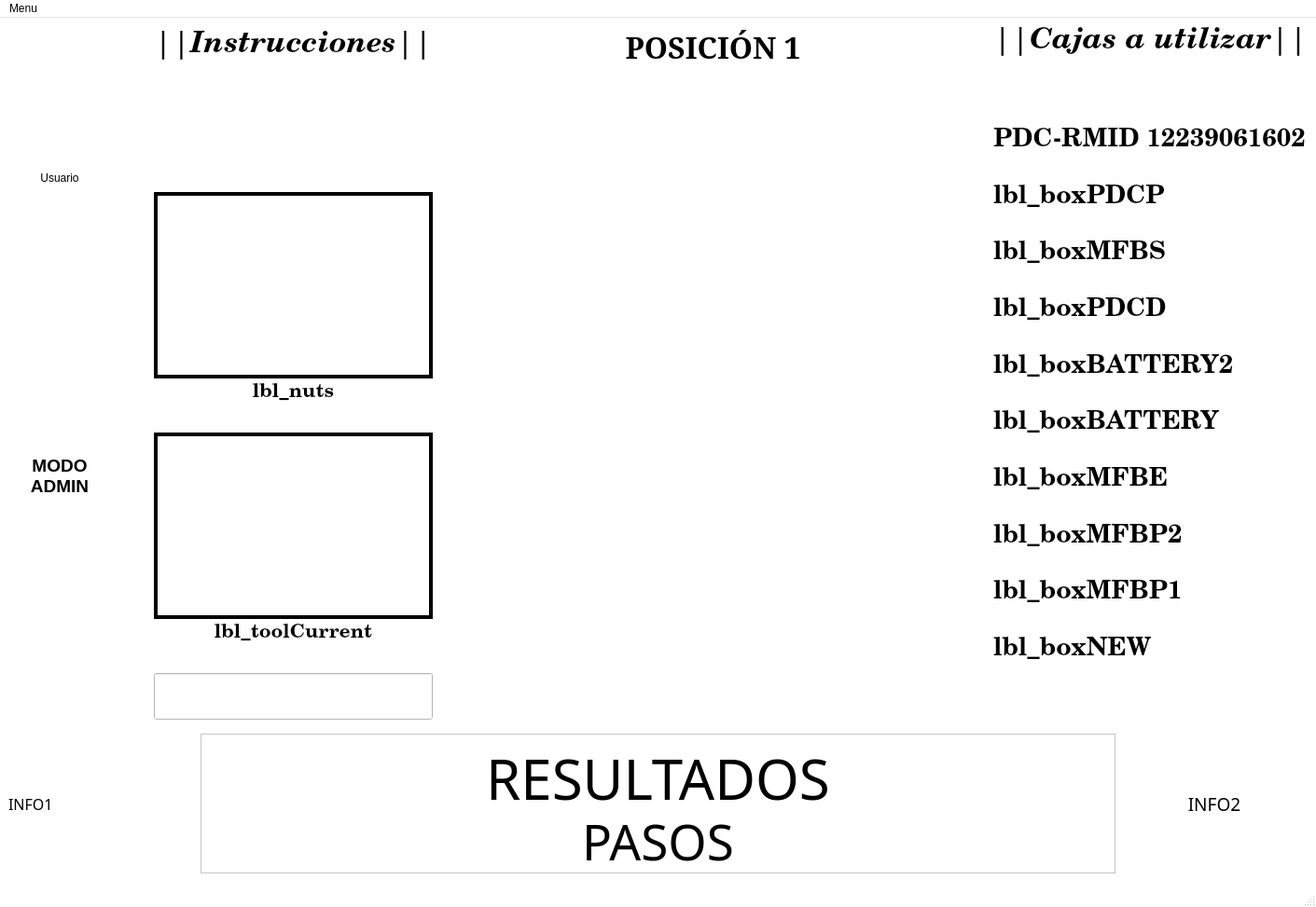
<?xml version="1.0" encoding="UTF-8"?>
<ui version="4.0">
 <class>main</class>
 <widget class="QMainWindow" name="main">
  <property name="geometry">
   <rect>
    <x>0</x>
    <y>0</y>
    <width>1411</width>
    <height>973</height>
   </rect>
  </property>
  <property name="palette">
   <palette>
    <active>
     <colorrole role="WindowText">
      <brush brushstyle="SolidPattern">
       <color alpha="255">
        <red>0</red>
        <green>0</green>
        <blue>0</blue>
       </color>
      </brush>
     </colorrole>
     <colorrole role="Button">
      <brush brushstyle="SolidPattern">
       <color alpha="255">
        <red>255</red>
        <green>255</green>
        <blue>255</blue>
       </color>
      </brush>
     </colorrole>
     <colorrole role="Light">
      <brush brushstyle="SolidPattern">
       <color alpha="255">
        <red>255</red>
        <green>255</green>
        <blue>255</blue>
       </color>
      </brush>
     </colorrole>
     <colorrole role="Midlight">
      <brush brushstyle="SolidPattern">
       <color alpha="255">
        <red>255</red>
        <green>255</green>
        <blue>255</blue>
       </color>
      </brush>
     </colorrole>
     <colorrole role="Dark">
      <brush brushstyle="SolidPattern">
       <color alpha="255">
        <red>127</red>
        <green>127</green>
        <blue>127</blue>
       </color>
      </brush>
     </colorrole>
     <colorrole role="Mid">
      <brush brushstyle="SolidPattern">
       <color alpha="255">
        <red>170</red>
        <green>170</green>
        <blue>170</blue>
       </color>
      </brush>
     </colorrole>
     <colorrole role="Text">
      <brush brushstyle="SolidPattern">
       <color alpha="255">
        <red>0</red>
        <green>0</green>
        <blue>0</blue>
       </color>
      </brush>
     </colorrole>
     <colorrole role="BrightText">
      <brush brushstyle="SolidPattern">
       <color alpha="255">
        <red>255</red>
        <green>255</green>
        <blue>255</blue>
       </color>
      </brush>
     </colorrole>
     <colorrole role="ButtonText">
      <brush brushstyle="SolidPattern">
       <color alpha="255">
        <red>0</red>
        <green>0</green>
        <blue>0</blue>
       </color>
      </brush>
     </colorrole>
     <colorrole role="Base">
      <brush brushstyle="SolidPattern">
       <color alpha="255">
        <red>255</red>
        <green>255</green>
        <blue>255</blue>
       </color>
      </brush>
     </colorrole>
     <colorrole role="Window">
      <brush brushstyle="SolidPattern">
       <color alpha="255">
        <red>255</red>
        <green>255</green>
        <blue>255</blue>
       </color>
      </brush>
     </colorrole>
     <colorrole role="Shadow">
      <brush brushstyle="SolidPattern">
       <color alpha="255">
        <red>0</red>
        <green>0</green>
        <blue>0</blue>
       </color>
      </brush>
     </colorrole>
     <colorrole role="AlternateBase">
      <brush brushstyle="SolidPattern">
       <color alpha="255">
        <red>255</red>
        <green>255</green>
        <blue>255</blue>
       </color>
      </brush>
     </colorrole>
     <colorrole role="ToolTipBase">
      <brush brushstyle="SolidPattern">
       <color alpha="255">
        <red>255</red>
        <green>255</green>
        <blue>220</blue>
       </color>
      </brush>
     </colorrole>
     <colorrole role="ToolTipText">
      <brush brushstyle="SolidPattern">
       <color alpha="255">
        <red>0</red>
        <green>0</green>
        <blue>0</blue>
       </color>
      </brush>
     </colorrole>
    </active>
    <inactive>
     <colorrole role="WindowText">
      <brush brushstyle="SolidPattern">
       <color alpha="255">
        <red>0</red>
        <green>0</green>
        <blue>0</blue>
       </color>
      </brush>
     </colorrole>
     <colorrole role="Button">
      <brush brushstyle="SolidPattern">
       <color alpha="255">
        <red>255</red>
        <green>255</green>
        <blue>255</blue>
       </color>
      </brush>
     </colorrole>
     <colorrole role="Light">
      <brush brushstyle="SolidPattern">
       <color alpha="255">
        <red>255</red>
        <green>255</green>
        <blue>255</blue>
       </color>
      </brush>
     </colorrole>
     <colorrole role="Midlight">
      <brush brushstyle="SolidPattern">
       <color alpha="255">
        <red>255</red>
        <green>255</green>
        <blue>255</blue>
       </color>
      </brush>
     </colorrole>
     <colorrole role="Dark">
      <brush brushstyle="SolidPattern">
       <color alpha="255">
        <red>127</red>
        <green>127</green>
        <blue>127</blue>
       </color>
      </brush>
     </colorrole>
     <colorrole role="Mid">
      <brush brushstyle="SolidPattern">
       <color alpha="255">
        <red>170</red>
        <green>170</green>
        <blue>170</blue>
       </color>
      </brush>
     </colorrole>
     <colorrole role="Text">
      <brush brushstyle="SolidPattern">
       <color alpha="255">
        <red>0</red>
        <green>0</green>
        <blue>0</blue>
       </color>
      </brush>
     </colorrole>
     <colorrole role="BrightText">
      <brush brushstyle="SolidPattern">
       <color alpha="255">
        <red>255</red>
        <green>255</green>
        <blue>255</blue>
       </color>
      </brush>
     </colorrole>
     <colorrole role="ButtonText">
      <brush brushstyle="SolidPattern">
       <color alpha="255">
        <red>0</red>
        <green>0</green>
        <blue>0</blue>
       </color>
      </brush>
     </colorrole>
     <colorrole role="Base">
      <brush brushstyle="SolidPattern">
       <color alpha="255">
        <red>255</red>
        <green>255</green>
        <blue>255</blue>
       </color>
      </brush>
     </colorrole>
     <colorrole role="Window">
      <brush brushstyle="SolidPattern">
       <color alpha="255">
        <red>255</red>
        <green>255</green>
        <blue>255</blue>
       </color>
      </brush>
     </colorrole>
     <colorrole role="Shadow">
      <brush brushstyle="SolidPattern">
       <color alpha="255">
        <red>0</red>
        <green>0</green>
        <blue>0</blue>
       </color>
      </brush>
     </colorrole>
     <colorrole role="AlternateBase">
      <brush brushstyle="SolidPattern">
       <color alpha="255">
        <red>255</red>
        <green>255</green>
        <blue>255</blue>
       </color>
      </brush>
     </colorrole>
     <colorrole role="ToolTipBase">
      <brush brushstyle="SolidPattern">
       <color alpha="255">
        <red>255</red>
        <green>255</green>
        <blue>220</blue>
       </color>
      </brush>
     </colorrole>
     <colorrole role="ToolTipText">
      <brush brushstyle="SolidPattern">
       <color alpha="255">
        <red>0</red>
        <green>0</green>
        <blue>0</blue>
       </color>
      </brush>
     </colorrole>
    </inactive>
    <disabled>
     <colorrole role="WindowText">
      <brush brushstyle="SolidPattern">
       <color alpha="255">
        <red>127</red>
        <green>127</green>
        <blue>127</blue>
       </color>
      </brush>
     </colorrole>
     <colorrole role="Button">
      <brush brushstyle="SolidPattern">
       <color alpha="255">
        <red>255</red>
        <green>255</green>
        <blue>255</blue>
       </color>
      </brush>
     </colorrole>
     <colorrole role="Light">
      <brush brushstyle="SolidPattern">
       <color alpha="255">
        <red>255</red>
        <green>255</green>
        <blue>255</blue>
       </color>
      </brush>
     </colorrole>
     <colorrole role="Midlight">
      <brush brushstyle="SolidPattern">
       <color alpha="255">
        <red>255</red>
        <green>255</green>
        <blue>255</blue>
       </color>
      </brush>
     </colorrole>
     <colorrole role="Dark">
      <brush brushstyle="SolidPattern">
       <color alpha="255">
        <red>127</red>
        <green>127</green>
        <blue>127</blue>
       </color>
      </brush>
     </colorrole>
     <colorrole role="Mid">
      <brush brushstyle="SolidPattern">
       <color alpha="255">
        <red>170</red>
        <green>170</green>
        <blue>170</blue>
       </color>
      </brush>
     </colorrole>
     <colorrole role="Text">
      <brush brushstyle="SolidPattern">
       <color alpha="255">
        <red>127</red>
        <green>127</green>
        <blue>127</blue>
       </color>
      </brush>
     </colorrole>
     <colorrole role="BrightText">
      <brush brushstyle="SolidPattern">
       <color alpha="255">
        <red>255</red>
        <green>255</green>
        <blue>255</blue>
       </color>
      </brush>
     </colorrole>
     <colorrole role="ButtonText">
      <brush brushstyle="SolidPattern">
       <color alpha="255">
        <red>127</red>
        <green>127</green>
        <blue>127</blue>
       </color>
      </brush>
     </colorrole>
     <colorrole role="Base">
      <brush brushstyle="SolidPattern">
       <color alpha="255">
        <red>255</red>
        <green>255</green>
        <blue>255</blue>
       </color>
      </brush>
     </colorrole>
     <colorrole role="Window">
      <brush brushstyle="SolidPattern">
       <color alpha="255">
        <red>255</red>
        <green>255</green>
        <blue>255</blue>
       </color>
      </brush>
     </colorrole>
     <colorrole role="Shadow">
      <brush brushstyle="SolidPattern">
       <color alpha="255">
        <red>0</red>
        <green>0</green>
        <blue>0</blue>
       </color>
      </brush>
     </colorrole>
     <colorrole role="AlternateBase">
      <brush brushstyle="SolidPattern">
       <color alpha="255">
        <red>255</red>
        <green>255</green>
        <blue>255</blue>
       </color>
      </brush>
     </colorrole>
     <colorrole role="ToolTipBase">
      <brush brushstyle="SolidPattern">
       <color alpha="255">
        <red>255</red>
        <green>255</green>
        <blue>220</blue>
       </color>
      </brush>
     </colorrole>
     <colorrole role="ToolTipText">
      <brush brushstyle="SolidPattern">
       <color alpha="255">
        <red>0</red>
        <green>0</green>
        <blue>0</blue>
       </color>
      </brush>
     </colorrole>
    </disabled>
   </palette>
  </property>
  <property name="windowTitle">
   <string>MainWindow</string>
  </property>
  <property name="windowIcon">
   <iconset>
    <selectedoff>:/images/images/icon.ico</selectedoff>
   </iconset>
  </property>
  <property name="iconSize">
   <size>
    <width>50</width>
    <height>50</height>
   </size>
  </property>
  <widget class="QWidget" name="centralwidget">
   <layout class="QGridLayout" name="gridLayout_2">
    <item row="0" column="0">
     <layout class="QVBoxLayout" name="verticalLayout_3">
      <item>
       <widget class="QLabel" name="img_user">
        <property name="sizePolicy">
         <sizepolicy hsizetype="Fixed" vsizetype="Fixed">
          <horstretch>0</horstretch>
          <verstretch>0</verstretch>
         </sizepolicy>
        </property>
        <property name="minimumSize">
         <size>
          <width>150</width>
          <height>150</height>
         </size>
        </property>
        <property name="maximumSize">
         <size>
          <width>150</width>
          <height>150</height>
         </size>
        </property>
        <property name="text">
         <string/>
        </property>
        <property name="pixmap">
         <pixmap resource="resources.qrc">:/images/images/blanco.png</pixmap>
        </property>
        <property name="scaledContents">
         <bool>true</bool>
        </property>
       </widget>
      </item>
      <item>
       <widget class="QLabel" name="lbl_user">
        <property name="sizePolicy">
         <sizepolicy hsizetype="Fixed" vsizetype="Preferred">
          <horstretch>0</horstretch>
          <verstretch>0</verstretch>
         </sizepolicy>
        </property>
        <property name="minimumSize">
         <size>
          <width>110</width>
          <height>50</height>
         </size>
        </property>
        <property name="maximumSize">
         <size>
          <width>110</width>
          <height>50</height>
         </size>
        </property>
        <property name="font">
         <font>
          <pointsize>9</pointsize>
         </font>
        </property>
        <property name="text">
         <string>Usuario</string>
        </property>
        <property name="alignment">
         <set>Qt::AlignHCenter|Qt::AlignTop</set>
        </property>
       </widget>
      </item>
      <item>
       <widget class="QLabel" name="lbl_info3">
        <property name="minimumSize">
         <size>
          <width>110</width>
          <height>110</height>
         </size>
        </property>
        <property name="maximumSize">
         <size>
          <width>110</width>
          <height>16777215</height>
         </size>
        </property>
        <property name="font">
         <font>
          <pointsize>14</pointsize>
          <weight>75</weight>
          <bold>true</bold>
         </font>
        </property>
        <property name="text">
         <string>MODO
ADMIN</string>
        </property>
        <property name="alignment">
         <set>Qt::AlignCenter</set>
        </property>
       </widget>
      </item>
     </layout>
    </item>
    <item row="0" column="3">
     <layout class="QVBoxLayout" name="verticalLayout_5">
      <item>
       <widget class="QLabel" name="lbl_boxTITLE">
        <property name="minimumSize">
         <size>
          <width>215</width>
          <height>0</height>
         </size>
        </property>
        <property name="maximumSize">
         <size>
          <width>380</width>
          <height>100</height>
         </size>
        </property>
        <property name="font">
         <font>
          <family>Century Schoolbook</family>
          <pointsize>24</pointsize>
          <weight>75</weight>
          <italic>true</italic>
          <bold>true</bold>
         </font>
        </property>
        <property name="text">
         <string>||Cajas a utilizar||</string>
        </property>
        <property name="alignment">
         <set>Qt::AlignHCenter|Qt::AlignTop</set>
        </property>
       </widget>
      </item>
      <item>
       <spacer name="verticalSpacer_11">
        <property name="orientation">
         <enum>Qt::Vertical</enum>
        </property>
        <property name="sizeType">
         <enum>QSizePolicy::Fixed</enum>
        </property>
        <property name="sizeHint" stdset="0">
         <size>
          <width>20</width>
          <height>70</height>
         </size>
        </property>
       </spacer>
      </item>
      <item>
       <widget class="QLabel" name="lbl_boxPDCR">
        <property name="sizePolicy">
         <sizepolicy hsizetype="Preferred" vsizetype="Minimum">
          <horstretch>0</horstretch>
          <verstretch>0</verstretch>
         </sizepolicy>
        </property>
        <property name="minimumSize">
         <size>
          <width>320</width>
          <height>0</height>
         </size>
        </property>
        <property name="maximumSize">
         <size>
          <width>380</width>
          <height>60</height>
         </size>
        </property>
        <property name="font">
         <font>
          <family>Century Schoolbook</family>
          <pointsize>20</pointsize>
          <weight>75</weight>
          <bold>true</bold>
         </font>
        </property>
        <property name="text">
         <string>PDC-RMID 12239061602</string>
        </property>
       </widget>
      </item>
      <item>
       <spacer name="verticalSpacer_10">
        <property name="orientation">
         <enum>Qt::Vertical</enum>
        </property>
        <property name="sizeHint" stdset="0">
         <size>
          <width>20</width>
          <height>40</height>
         </size>
        </property>
       </spacer>
      </item>
      <item>
       <widget class="QLabel" name="lbl_boxPDCP">
        <property name="sizePolicy">
         <sizepolicy hsizetype="Preferred" vsizetype="Minimum">
          <horstretch>0</horstretch>
          <verstretch>0</verstretch>
         </sizepolicy>
        </property>
        <property name="minimumSize">
         <size>
          <width>320</width>
          <height>0</height>
         </size>
        </property>
        <property name="maximumSize">
         <size>
          <width>380</width>
          <height>60</height>
         </size>
        </property>
        <property name="font">
         <font>
          <family>Century Schoolbook</family>
          <pointsize>20</pointsize>
          <weight>75</weight>
          <bold>true</bold>
         </font>
        </property>
        <property name="text">
         <string>lbl_boxPDCP</string>
        </property>
       </widget>
      </item>
      <item>
       <spacer name="verticalSpacer_9">
        <property name="orientation">
         <enum>Qt::Vertical</enum>
        </property>
        <property name="sizeHint" stdset="0">
         <size>
          <width>20</width>
          <height>40</height>
         </size>
        </property>
       </spacer>
      </item>
      <item>
       <widget class="QLabel" name="lbl_boxMFBS">
        <property name="sizePolicy">
         <sizepolicy hsizetype="Preferred" vsizetype="Minimum">
          <horstretch>0</horstretch>
          <verstretch>0</verstretch>
         </sizepolicy>
        </property>
        <property name="minimumSize">
         <size>
          <width>320</width>
          <height>0</height>
         </size>
        </property>
        <property name="maximumSize">
         <size>
          <width>380</width>
          <height>60</height>
         </size>
        </property>
        <property name="font">
         <font>
          <family>Century Schoolbook</family>
          <pointsize>20</pointsize>
          <weight>75</weight>
          <bold>true</bold>
         </font>
        </property>
        <property name="text">
         <string>lbl_boxMFBS</string>
        </property>
       </widget>
      </item>
      <item>
       <spacer name="verticalSpacer_8">
        <property name="orientation">
         <enum>Qt::Vertical</enum>
        </property>
        <property name="sizeHint" stdset="0">
         <size>
          <width>20</width>
          <height>40</height>
         </size>
        </property>
       </spacer>
      </item>
      <item>
       <widget class="QLabel" name="lbl_boxPDCD">
        <property name="sizePolicy">
         <sizepolicy hsizetype="Preferred" vsizetype="Minimum">
          <horstretch>0</horstretch>
          <verstretch>0</verstretch>
         </sizepolicy>
        </property>
        <property name="minimumSize">
         <size>
          <width>320</width>
          <height>0</height>
         </size>
        </property>
        <property name="maximumSize">
         <size>
          <width>380</width>
          <height>60</height>
         </size>
        </property>
        <property name="font">
         <font>
          <family>Century Schoolbook</family>
          <pointsize>20</pointsize>
          <weight>75</weight>
          <bold>true</bold>
         </font>
        </property>
        <property name="text">
         <string>lbl_boxPDCD</string>
        </property>
       </widget>
      </item>
      <item>
       <spacer name="verticalSpacer_7">
        <property name="orientation">
         <enum>Qt::Vertical</enum>
        </property>
        <property name="sizeHint" stdset="0">
         <size>
          <width>20</width>
          <height>40</height>
         </size>
        </property>
       </spacer>
      </item>
      <item>
       <widget class="QLabel" name="lbl_boxBATTERY2">
        <property name="sizePolicy">
         <sizepolicy hsizetype="Preferred" vsizetype="Minimum">
          <horstretch>0</horstretch>
          <verstretch>0</verstretch>
         </sizepolicy>
        </property>
        <property name="minimumSize">
         <size>
          <width>320</width>
          <height>0</height>
         </size>
        </property>
        <property name="maximumSize">
         <size>
          <width>380</width>
          <height>60</height>
         </size>
        </property>
        <property name="font">
         <font>
          <family>Century Schoolbook</family>
          <pointsize>20</pointsize>
          <weight>75</weight>
          <bold>true</bold>
         </font>
        </property>
        <property name="text">
         <string>lbl_boxBATTERY2</string>
        </property>
       </widget>
      </item>
      <item>
       <spacer name="verticalSpacer_6">
        <property name="orientation">
         <enum>Qt::Vertical</enum>
        </property>
        <property name="sizeHint" stdset="0">
         <size>
          <width>20</width>
          <height>40</height>
         </size>
        </property>
       </spacer>
      </item>
      <item>
       <widget class="QLabel" name="lbl_boxBATTERY">
        <property name="sizePolicy">
         <sizepolicy hsizetype="Preferred" vsizetype="Minimum">
          <horstretch>0</horstretch>
          <verstretch>0</verstretch>
         </sizepolicy>
        </property>
        <property name="minimumSize">
         <size>
          <width>320</width>
          <height>0</height>
         </size>
        </property>
        <property name="maximumSize">
         <size>
          <width>380</width>
          <height>60</height>
         </size>
        </property>
        <property name="font">
         <font>
          <family>Century Schoolbook</family>
          <pointsize>20</pointsize>
          <weight>75</weight>
          <bold>true</bold>
         </font>
        </property>
        <property name="text">
         <string>lbl_boxBATTERY</string>
        </property>
       </widget>
      </item>
      <item>
       <spacer name="verticalSpacer_5">
        <property name="orientation">
         <enum>Qt::Vertical</enum>
        </property>
        <property name="sizeHint" stdset="0">
         <size>
          <width>20</width>
          <height>40</height>
         </size>
        </property>
       </spacer>
      </item>
      <item>
       <widget class="QLabel" name="lbl_boxMFBE">
        <property name="sizePolicy">
         <sizepolicy hsizetype="Preferred" vsizetype="Minimum">
          <horstretch>0</horstretch>
          <verstretch>0</verstretch>
         </sizepolicy>
        </property>
        <property name="minimumSize">
         <size>
          <width>320</width>
          <height>0</height>
         </size>
        </property>
        <property name="maximumSize">
         <size>
          <width>380</width>
          <height>60</height>
         </size>
        </property>
        <property name="font">
         <font>
          <family>Century Schoolbook</family>
          <pointsize>20</pointsize>
          <weight>75</weight>
          <bold>true</bold>
         </font>
        </property>
        <property name="text">
         <string>lbl_boxMFBE</string>
        </property>
       </widget>
      </item>
      <item>
       <spacer name="verticalSpacer_4">
        <property name="orientation">
         <enum>Qt::Vertical</enum>
        </property>
        <property name="sizeHint" stdset="0">
         <size>
          <width>20</width>
          <height>40</height>
         </size>
        </property>
       </spacer>
      </item>
      <item>
       <widget class="QLabel" name="lbl_boxMFBP2">
        <property name="sizePolicy">
         <sizepolicy hsizetype="Preferred" vsizetype="Minimum">
          <horstretch>0</horstretch>
          <verstretch>0</verstretch>
         </sizepolicy>
        </property>
        <property name="minimumSize">
         <size>
          <width>320</width>
          <height>0</height>
         </size>
        </property>
        <property name="maximumSize">
         <size>
          <width>380</width>
          <height>60</height>
         </size>
        </property>
        <property name="font">
         <font>
          <family>Century Schoolbook</family>
          <pointsize>20</pointsize>
          <weight>75</weight>
          <bold>true</bold>
         </font>
        </property>
        <property name="text">
         <string>lbl_boxMFBP2</string>
        </property>
       </widget>
      </item>
      <item>
       <spacer name="verticalSpacer_3">
        <property name="orientation">
         <enum>Qt::Vertical</enum>
        </property>
        <property name="sizeHint" stdset="0">
         <size>
          <width>20</width>
          <height>40</height>
         </size>
        </property>
       </spacer>
      </item>
      <item>
       <widget class="QLabel" name="lbl_boxMFBP1">
        <property name="sizePolicy">
         <sizepolicy hsizetype="Preferred" vsizetype="Minimum">
          <horstretch>0</horstretch>
          <verstretch>0</verstretch>
         </sizepolicy>
        </property>
        <property name="minimumSize">
         <size>
          <width>320</width>
          <height>0</height>
         </size>
        </property>
        <property name="maximumSize">
         <size>
          <width>380</width>
          <height>60</height>
         </size>
        </property>
        <property name="font">
         <font>
          <family>Century Schoolbook</family>
          <pointsize>20</pointsize>
          <weight>75</weight>
          <bold>true</bold>
         </font>
        </property>
        <property name="text">
         <string>lbl_boxMFBP1</string>
        </property>
       </widget>
      </item>
      <item>
       <spacer name="verticalSpacer_2">
        <property name="orientation">
         <enum>Qt::Vertical</enum>
        </property>
        <property name="sizeHint" stdset="0">
         <size>
          <width>20</width>
          <height>40</height>
         </size>
        </property>
       </spacer>
      </item>
      <item>
       <widget class="QLabel" name="lbl_boxNEW">
        <property name="sizePolicy">
         <sizepolicy hsizetype="Fixed" vsizetype="Minimum">
          <horstretch>0</horstretch>
          <verstretch>0</verstretch>
         </sizepolicy>
        </property>
        <property name="minimumSize">
         <size>
          <width>320</width>
          <height>0</height>
         </size>
        </property>
        <property name="maximumSize">
         <size>
          <width>380</width>
          <height>60</height>
         </size>
        </property>
        <property name="font">
         <font>
          <family>Century Schoolbook</family>
          <pointsize>20</pointsize>
          <weight>75</weight>
          <bold>true</bold>
         </font>
        </property>
        <property name="frameShadow">
         <enum>QFrame::Plain</enum>
        </property>
        <property name="lineWidth">
         <number>1</number>
        </property>
        <property name="text">
         <string>lbl_boxNEW</string>
        </property>
       </widget>
      </item>
      <item>
       <spacer name="verticalSpacer">
        <property name="orientation">
         <enum>Qt::Vertical</enum>
        </property>
        <property name="sizeType">
         <enum>QSizePolicy::Fixed</enum>
        </property>
        <property name="sizeHint" stdset="0">
         <size>
          <width>20</width>
          <height>70</height>
         </size>
        </property>
       </spacer>
      </item>
     </layout>
    </item>
    <item row="0" column="2">
     <layout class="QGridLayout" name="gridLayout" columnminimumwidth="0">
      <property name="sizeConstraint">
       <enum>QLayout::SetMaximumSize</enum>
      </property>
      <item row="0" column="0">
       <widget class="QLabel" name="position">
        <property name="maximumSize">
         <size>
          <width>1000</width>
          <height>50</height>
         </size>
        </property>
        <property name="font">
         <font>
          <family>Elephant</family>
          <pointsize>24</pointsize>
          <weight>75</weight>
          <bold>true</bold>
          <strikeout>false</strikeout>
         </font>
        </property>
        <property name="frameShape">
         <enum>QFrame::NoFrame</enum>
        </property>
        <property name="text">
         <string>POSICIÓN 1</string>
        </property>
        <property name="alignment">
         <set>Qt::AlignHCenter|Qt::AlignTop</set>
        </property>
       </widget>
      </item>
      <item row="1" column="0">
       <widget class="QLabel" name="img_center">
        <property name="sizePolicy">
         <sizepolicy hsizetype="Expanding" vsizetype="Preferred">
          <horstretch>0</horstretch>
          <verstretch>0</verstretch>
         </sizepolicy>
        </property>
        <property name="minimumSize">
         <size>
          <width>80</width>
          <height>0</height>
         </size>
        </property>
        <property name="maximumSize">
         <size>
          <width>16777215</width>
          <height>2000</height>
         </size>
        </property>
        <property name="frameShape">
         <enum>QFrame::NoFrame</enum>
        </property>
        <property name="text">
         <string/>
        </property>
        <property name="pixmap">
         <pixmap resource="resources.qrc">:/images/images/blanco.png</pixmap>
        </property>
        <property name="scaledContents">
         <bool>false</bool>
        </property>
        <property name="alignment">
         <set>Qt::AlignCenter</set>
        </property>
       </widget>
      </item>
     </layout>
    </item>
    <item row="0" column="1">
     <layout class="QVBoxLayout" name="verticalLayout_4">
      <property name="spacing">
       <number>0</number>
      </property>
      <item>
       <widget class="QLabel" name="lbl_instructions">
        <property name="maximumSize">
         <size>
          <width>300</width>
          <height>100</height>
         </size>
        </property>
        <property name="font">
         <font>
          <family>Century Schoolbook</family>
          <pointsize>24</pointsize>
          <weight>75</weight>
          <italic>true</italic>
          <bold>true</bold>
         </font>
        </property>
        <property name="text">
         <string>||Instrucciones||</string>
        </property>
        <property name="alignment">
         <set>Qt::AlignHCenter|Qt::AlignTop</set>
        </property>
       </widget>
      </item>
      <item>
       <spacer name="verticalSpacer_12">
        <property name="orientation">
         <enum>Qt::Vertical</enum>
        </property>
        <property name="sizeType">
         <enum>QSizePolicy::Fixed</enum>
        </property>
        <property name="sizeHint" stdset="0">
         <size>
          <width>20</width>
          <height>70</height>
         </size>
        </property>
       </spacer>
      </item>
      <item>
       <widget class="QLabel" name="img_nuts">
        <property name="sizePolicy">
         <sizepolicy hsizetype="Fixed" vsizetype="Fixed">
          <horstretch>0</horstretch>
          <verstretch>0</verstretch>
         </sizepolicy>
        </property>
        <property name="minimumSize">
         <size>
          <width>110</width>
          <height>110</height>
         </size>
        </property>
        <property name="maximumSize">
         <size>
          <width>300</width>
          <height>200</height>
         </size>
        </property>
        <property name="frameShape">
         <enum>QFrame::Box</enum>
        </property>
        <property name="lineWidth">
         <number>4</number>
        </property>
        <property name="text">
         <string/>
        </property>
        <property name="pixmap">
         <pixmap resource="resources.qrc">:/images/images/blanco.png</pixmap>
        </property>
        <property name="scaledContents">
         <bool>true</bool>
        </property>
        <property name="alignment">
         <set>Qt::AlignCenter</set>
        </property>
       </widget>
      </item>
      <item>
       <widget class="QLabel" name="lbl_nuts">
        <property name="sizePolicy">
         <sizepolicy hsizetype="Fixed" vsizetype="Preferred">
          <horstretch>0</horstretch>
          <verstretch>0</verstretch>
         </sizepolicy>
        </property>
        <property name="minimumSize">
         <size>
          <width>110</width>
          <height>15</height>
         </size>
        </property>
        <property name="maximumSize">
         <size>
          <width>300</width>
          <height>50</height>
         </size>
        </property>
        <property name="font">
         <font>
          <family>Century Schoolbook</family>
          <pointsize>16</pointsize>
          <weight>75</weight>
          <bold>true</bold>
         </font>
        </property>
        <property name="text">
         <string>lbl_nuts</string>
        </property>
        <property name="alignment">
         <set>Qt::AlignHCenter|Qt::AlignTop</set>
        </property>
       </widget>
      </item>
      <item>
       <widget class="QLabel" name="img_toolCurrent">
        <property name="sizePolicy">
         <sizepolicy hsizetype="Fixed" vsizetype="Fixed">
          <horstretch>0</horstretch>
          <verstretch>0</verstretch>
         </sizepolicy>
        </property>
        <property name="minimumSize">
         <size>
          <width>110</width>
          <height>110</height>
         </size>
        </property>
        <property name="maximumSize">
         <size>
          <width>300</width>
          <height>200</height>
         </size>
        </property>
        <property name="frameShape">
         <enum>QFrame::Box</enum>
        </property>
        <property name="lineWidth">
         <number>4</number>
        </property>
        <property name="text">
         <string/>
        </property>
        <property name="pixmap">
         <pixmap resource="resources.qrc">:/images/images/blanco.png</pixmap>
        </property>
        <property name="scaledContents">
         <bool>true</bool>
        </property>
        <property name="alignment">
         <set>Qt::AlignCenter</set>
        </property>
       </widget>
      </item>
      <item>
       <widget class="QLabel" name="lbl_toolCurrent">
        <property name="sizePolicy">
         <sizepolicy hsizetype="Fixed" vsizetype="Preferred">
          <horstretch>0</horstretch>
          <verstretch>0</verstretch>
         </sizepolicy>
        </property>
        <property name="minimumSize">
         <size>
          <width>110</width>
          <height>15</height>
         </size>
        </property>
        <property name="maximumSize">
         <size>
          <width>300</width>
          <height>50</height>
         </size>
        </property>
        <property name="font">
         <font>
          <family>Century Schoolbook</family>
          <pointsize>16</pointsize>
          <weight>75</weight>
          <bold>true</bold>
         </font>
        </property>
        <property name="text">
         <string>lbl_toolCurrent</string>
        </property>
        <property name="alignment">
         <set>Qt::AlignHCenter|Qt::AlignTop</set>
        </property>
       </widget>
      </item>
      <item>
       <widget class="QLineEdit" name="lineEdit">
        <property name="sizePolicy">
         <sizepolicy hsizetype="Fixed" vsizetype="Fixed">
          <horstretch>0</horstretch>
          <verstretch>0</verstretch>
         </sizepolicy>
        </property>
        <property name="minimumSize">
         <size>
          <width>50</width>
          <height>50</height>
         </size>
        </property>
        <property name="maximumSize">
         <size>
          <width>300</width>
          <height>16777215</height>
         </size>
        </property>
       </widget>
      </item>
     </layout>
    </item>
    <item row="1" column="0" colspan="4">
     <layout class="QHBoxLayout" name="horizontalLayout">
      <item>
       <widget class="QLabel" name="lbl_info1">
        <property name="sizePolicy">
         <sizepolicy hsizetype="Fixed" vsizetype="Preferred">
          <horstretch>0</horstretch>
          <verstretch>0</verstretch>
         </sizepolicy>
        </property>
        <property name="minimumSize">
         <size>
          <width>200</width>
          <height>150</height>
         </size>
        </property>
        <property name="maximumSize">
         <size>
          <width>200</width>
          <height>150</height>
         </size>
        </property>
        <property name="font">
         <font>
          <family>Sitka Text</family>
          <pointsize>12</pointsize>
         </font>
        </property>
        <property name="text">
         <string>INFO1</string>
        </property>
       </widget>
      </item>
      <item>
       <widget class="QFrame" name="frame">
        <property name="sizePolicy">
         <sizepolicy hsizetype="Expanding" vsizetype="Preferred">
          <horstretch>0</horstretch>
          <verstretch>0</verstretch>
         </sizepolicy>
        </property>
        <property name="maximumSize">
         <size>
          <width>16777215</width>
          <height>150</height>
         </size>
        </property>
        <property name="frameShape">
         <enum>QFrame::StyledPanel</enum>
        </property>
        <property name="frameShadow">
         <enum>QFrame::Raised</enum>
        </property>
        <layout class="QVBoxLayout" name="verticalLayout">
         <item>
          <widget class="QLabel" name="lbl_result">
           <property name="sizePolicy">
            <sizepolicy hsizetype="Preferred" vsizetype="Preferred">
             <horstretch>0</horstretch>
             <verstretch>0</verstretch>
            </sizepolicy>
           </property>
           <property name="minimumSize">
            <size>
             <width>0</width>
             <height>75</height>
            </size>
           </property>
           <property name="maximumSize">
            <size>
             <width>16777215</width>
             <height>75</height>
            </size>
           </property>
           <property name="font">
            <font>
             <family>Sitka Text</family>
             <pointsize>45</pointsize>
            </font>
           </property>
           <property name="text">
            <string>RESULTADOS</string>
           </property>
           <property name="alignment">
            <set>Qt::AlignCenter</set>
           </property>
          </widget>
         </item>
         <item>
          <widget class="QLabel" name="lbl_steps">
           <property name="sizePolicy">
            <sizepolicy hsizetype="Preferred" vsizetype="Preferred">
             <horstretch>0</horstretch>
             <verstretch>0</verstretch>
            </sizepolicy>
           </property>
           <property name="minimumSize">
            <size>
             <width>0</width>
             <height>75</height>
            </size>
           </property>
           <property name="maximumSize">
            <size>
             <width>16777215</width>
             <height>75</height>
            </size>
           </property>
           <property name="font">
            <font>
             <family>Sitka Text</family>
             <pointsize>40</pointsize>
            </font>
           </property>
           <property name="text">
            <string>PASOS</string>
           </property>
           <property name="alignment">
            <set>Qt::AlignCenter</set>
           </property>
          </widget>
         </item>
        </layout>
       </widget>
      </item>
      <item>
       <widget class="QLabel" name="lbl_info2">
        <property name="sizePolicy">
         <sizepolicy hsizetype="Fixed" vsizetype="Preferred">
          <horstretch>0</horstretch>
          <verstretch>0</verstretch>
         </sizepolicy>
        </property>
        <property name="minimumSize">
         <size>
          <width>200</width>
          <height>150</height>
         </size>
        </property>
        <property name="maximumSize">
         <size>
          <width>200</width>
          <height>150</height>
         </size>
        </property>
        <property name="font">
         <font>
          <family>Sitka Text</family>
          <pointsize>14</pointsize>
         </font>
        </property>
        <property name="text">
         <string>INFO2</string>
        </property>
        <property name="alignment">
         <set>Qt::AlignCenter</set>
        </property>
       </widget>
      </item>
     </layout>
    </item>
   </layout>
  </widget>
  <widget class="QStatusBar" name="statusbar">
   <property name="font">
    <font>
     <family>Century Schoolbook</family>
     <pointsize>16</pointsize>
     <weight>75</weight>
     <bold>true</bold>
    </font>
   </property>
  </widget>
  <widget class="QMenuBar" name="menubar">
   <property name="geometry">
    <rect>
     <x>0</x>
     <y>0</y>
     <width>1411</width>
     <height>21</height>
    </rect>
   </property>
   <widget class="QMenu" name="menuMenu">
    <property name="title">
     <string>Menu</string>
    </property>
   </widget>
   <addaction name="menuMenu"/>
  </widget>
 </widget>
 <resources>
  <include location="resources.qrc"/>
 </resources>
 <connections/>
</ui>
